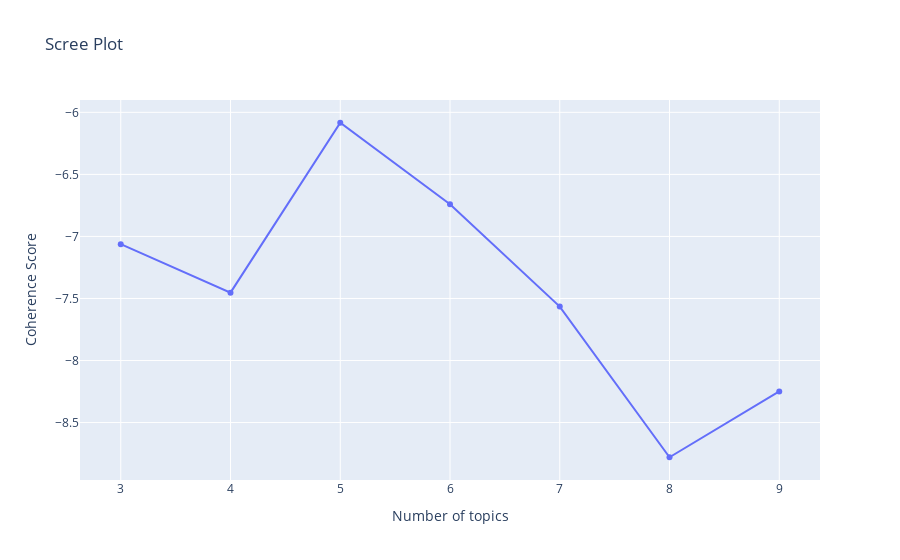

Here is the notebook cell this chart was saved with:
### Code cell
fig = px.line(model_results, x="Number of topics", y="Coherence Score", title='Scree Plot', markers=True)
fig.show()

### Figure 1 — Plotly figure (JSON) as saved in the notebook; plotly's stock layout.template omitted (floating-point values rounded to 4 significant figures)
{"data": [{"hovertemplate": "Number of topics=%{x}<br>Coherence Score=%{y}<extra></extra>", "legendgroup": "", "line": {"color": "#636efa", "dash": "solid"}, "marker": {"symbol": "circle"}, "mode": "lines+markers", "name": "", "orientation": "v", "showlegend": false, "type": "scatter", "x": [3, 4, 5, 6, 7, 8, 9], "xaxis": "x", "y": [-7.063, -7.453, -6.084, -6.74, -7.565, -8.78, -8.249], "yaxis": "y"}], "layout": {"legend": {"tracegroupgap": 0}, "title": {"text": "Scree Plot"}, "xaxis": {"anchor": "y", "domain": [0, 1], "title": {"text": "Number of topics"}}, "yaxis": {"anchor": "x", "domain": [0, 1], "title": {"text": "Coherence Score"}}}}
